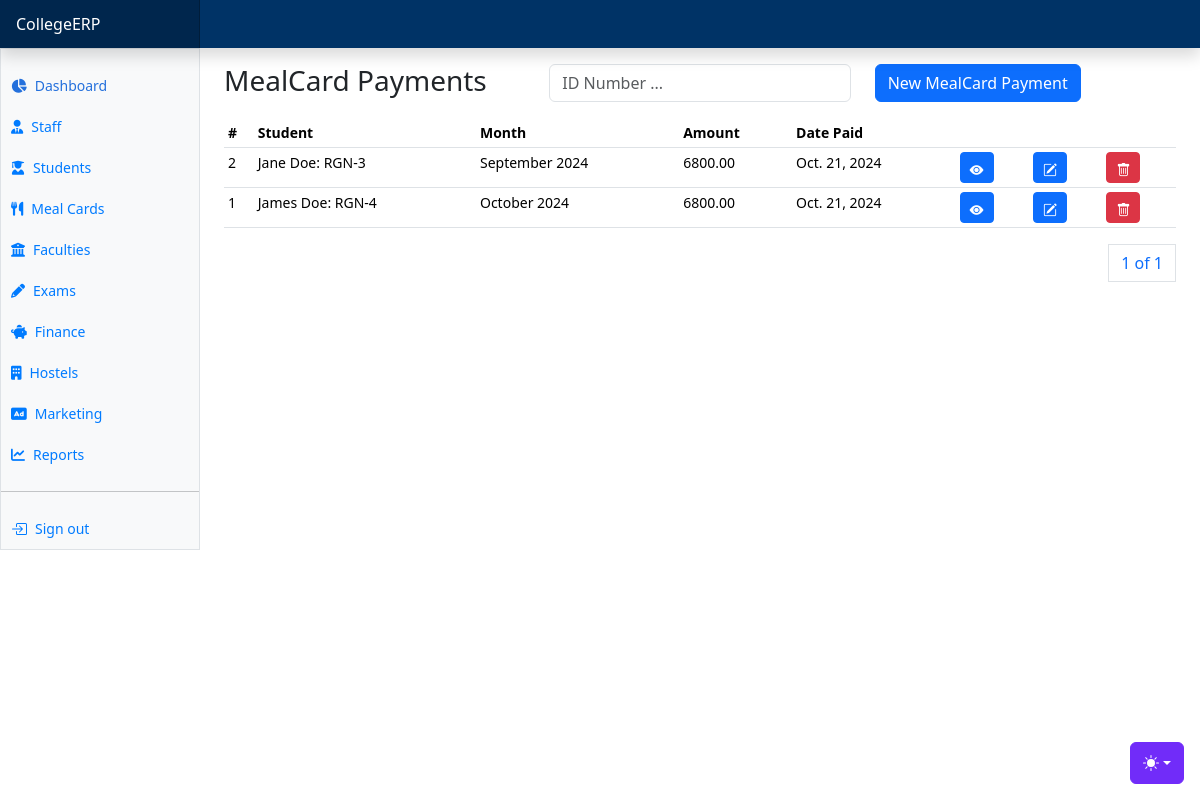
Page /payments/meal-card-payments/ on the earlier database version.
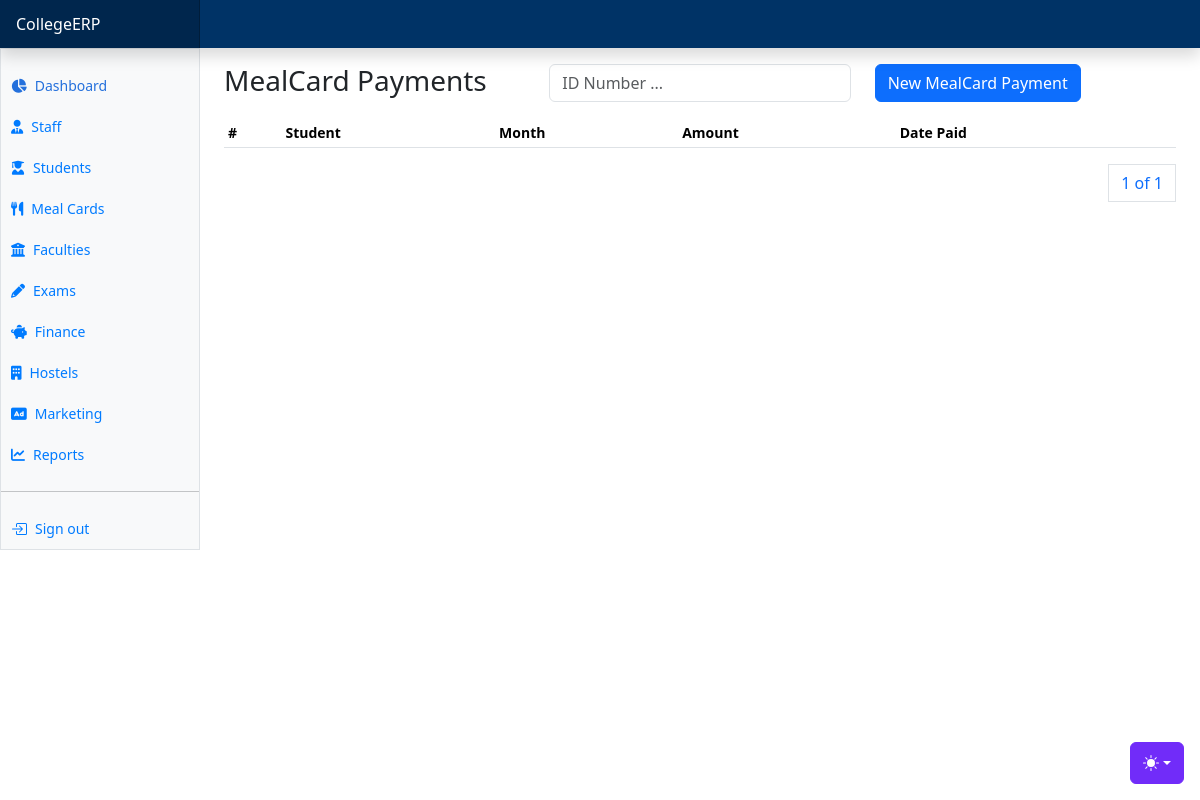
Same page on the later database version.
### apps/payments/models.py (models this page shows, shortened)
class MealCardPayment(AbsoluteBaseModel):
    card_number = models.CharField(max_length=255, null=True)
    mealcard = models.OneToOneField(
        "students.MealCard", on_delete=models.CASCADE, null=True
    )
    transaction_code = models.CharField(max_length=255, null=True)
    student = models.ForeignKey("students.Student", on_delete=models.CASCADE)
    amount = models.DecimalField(max_digits=10, decimal_places=2)
    month = models.CharField(max_length=255, choices=months, default=month_name)
    year = models.IntegerField(default=date_today.year)
    payment_date = models.DateField()

### apps/students/models.py (models this page shows)
class Student(AbsoluteBaseModel):
    user = models.OneToOneField("users.User", on_delete=models.CASCADE)
    registration_number = models.CharField(max_length=255)
    guardian_name = models.CharField(max_length=255, null=True)
    guardian_phone_number = models.CharField(max_length=255, null=True)
    guardian_relationship = models.CharField(max_length=255, null=True)
    guardian_email = models.EmailField(null=True)
    status = models.CharField(max_length=255, choices=STUDENT_STATUS_CHOICES)
    programme = models.ForeignKey(
        "schools.Programme", on_delete=models.SET_NULL, null=True
    )
    def __str__(self):
        return (
            f"{self.user.first_name} {self.user.last_name}: {self.registration_number}"
        )

### apps/users/models.py (models this page shows, shortened)
class User(AbstractUser, AbsoluteBaseModel):
    role = models.ForeignKey(UserRole, on_delete=models.CASCADE, null=True)
    gender = models.CharField(max_length=10, choices=GENDER_CHOICES)
    phone_number = models.CharField(max_length=255)
    address = models.CharField(max_length=255, null=True)
    postal_code = models.CharField(max_length=255, null=True)
    city = models.CharField(max_length=255, null=True)
    state = models.CharField(max_length=255, null=True)
    country = models.CharField(max_length=255, null=True)
    date_of_birth = models.DateField(null=True)

### apps/payments/views.py (the view)
# urls.py: path("meal-card-payments/", mealcard_payments, name="meal-card-payments"),
def mealcard_payments(request):
    meal_card_payments = MealCardPayment.objects.all().order_by("-created_on")
    paginator = Paginator(meal_card_payments, 10)
    page_number = request.GET.get("page")
    page_obj = paginator.get_page(page_number)
    context = {"page_obj": page_obj, "months": months}
    return render(request, "payments/mealcards/mealcard_payments.html", context)

### templates/payments/mealcards/mealcard_payments.html (shortened to what this page needs)
{% extends "base.html" %}
{% block content %}
<div class="row">
    <div class="col">
        <h3>MealCard Payments</h3>
    </div>
    <div class="col">
      <form method="POST">
        <div class="input-group mb-3">
            <div class="col">
              <input type="text" class="form-control" name="search_text" id="search_text" placeholder="ID Number ...">
            </div>
          </div>
      </form>
    </div>
    <div class="col">
      <button class="btn btn-primary" data-bs-toggle="modal" data-bs-target="#newMealCardPaymentModal">New MealCard Payment</button>
    </div>
</div>
      <div class="table-responsive small">
        <table class="table table-sm">
          <thead>
            <tr>
              <th scope="col">#</th>
              <th scope="col">Student</th>
              <th scope="col">Month</th>
              <th scope="col">Amount</th>
              <th scope="col">Date Paid</th>
              <th scope="col" colspan="3"></th>
            </tr>
          </thead>
          <tbody>
            {% for mealcard in page_obj %}
            <tr>
              <td>{{mealcard.id}}</td>
              <td>{{mealcard.student}}</td>
              <td>{{mealcard.month}} {{mealcard.year}}</td>
              <td>{{mealcard.amount}}</td>
              <td>{{mealcard.payment_date}}</td>
              <td>
                <a href="" class="btn btn-primary btn-sm"><i class="bi bi-eye-fill"></i></a>
              </td>
              <td><a class="btn btn-primary btn-sm" data-bs-toggle="modal" data-bs-target="#editMealCardPaymentModal{{ mealcard.id }}">
                <i class="bi bi-pencil-square"></i>
              </a></td>
              <td><a class="btn btn-danger btn-sm" data-bs-toggle="modal" data-bs-target="#deleteMealCardPaymentModal{{ mealcard.id }}">
                <i class="bi bi-trash"></i>
              </a></td>
            </tr>
            {% endfor %}
          </tbody>
        </table>
        <div>
          <nav aria-label="Page navigation example">
            <ul class="pagination justify-content-end">
              <a class="page-link" href="#">{{ page_obj.number }} of {{ page_obj.paginator.num_pages }}</a>
            </ul>
          </nav>
        </div>
      </div>
{% endblock content %}

Differences in the rows shown:
removed MealCardPayment: id "2", student "Jane Doe: RGN-3", month "September", year "2024", amount "6800.00", payment_date "Oct. 21, 2024"
removed MealCardPayment: id "1", student "James Doe: RGN-4", month "October", year "2024", amount "6800.00", payment_date "Oct. 21, 2024"
